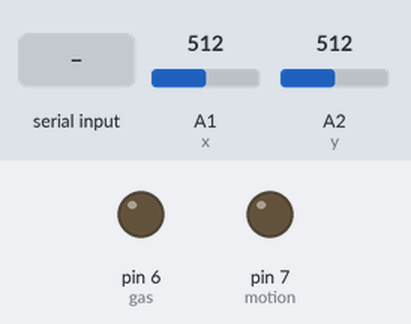
Bench run of a sketch on a simulated Arduino Uno, built with avr-gcc and run on an emulated ATmega328P. Parts: output pins drawn as LEDs (lit = HIGH). The test bench sets the inputs (shaded band); at power-on: A1 (x) = 512, A2 (y) = 512.

Above: at 1.8 s.
1.9 s: "h" received over the second serial link
At 2.4 s:
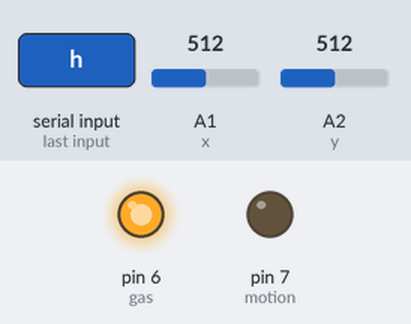
3.5 s: "m" received over the second serial link
At 5.2 s:
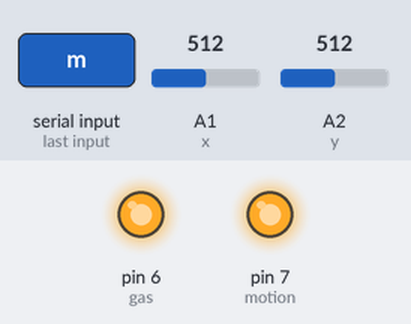
5.5 s: "l" received over the second serial link
At 6.9 s:
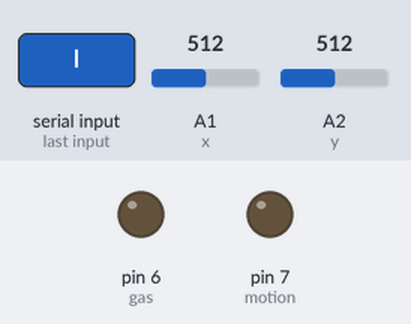
7.5 s: "m" received over the second serial link
At 8.5 s:
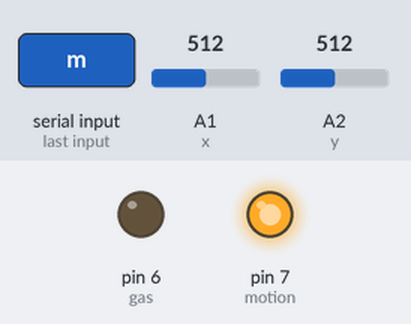
Timing chart, 0 to 10.5 s (numbered marks = the images above; inputs shaded):
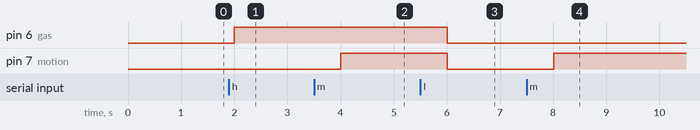

The sketch:

xbee_control_unit.ino
```cpp
#include <SoftwareSerial.h>
SoftwareSerial xbee(10, 11);
int x=A1;
char buf;
int gas=6;
int motion=7;
int y=A2;// RX, TX
void setup() {
Serial.begin(9600);
xbee.begin(9600);// put your setup code here, to run once:
pinMode(gas,OUTPUT);
pinMode(motion,OUTPUT);
}

void loop() {
  while(xbee.available()){
    buf=xbee.read();
    if(buf=='h'){
     digitalWrite(gas,HIGH);
    }
    if(buf=='m'){
      digitalWrite(motion,HIGH);
    }
   else if(buf=='l'){
    digitalWrite(gas,LOW);
    digitalWrite(motion,LOW);
   }
  }
  int xval=0;
  int yval=0;
  xval=analogRead(x);
  yval=analogRead(y);

  if(xval<300)
  xbee.write('b');// put your main code here, to run repeatedly:
 else if(xval>700)
  xbee.write('f');
  else if(yval<300)
  xbee.write('l');
  else if(yval>700)
  xbee.write('r');
  else
  xbee.write('s');
  delay(1000);}
```

Measured:
- after the input at 1.9 s, pin 6 (gas): LOW → HIGH after 0.10 s
- after the input at 3.5 s, pin 7 (motion): LOW → HIGH after 0.51 s
- after the input at 5.5 s, pin 6 (gas), pin 7 (motion): HIGH → LOW after 0.51 s
- after the input at 7.5 s, pin 7 (motion): LOW → HIGH after 0.51 s
